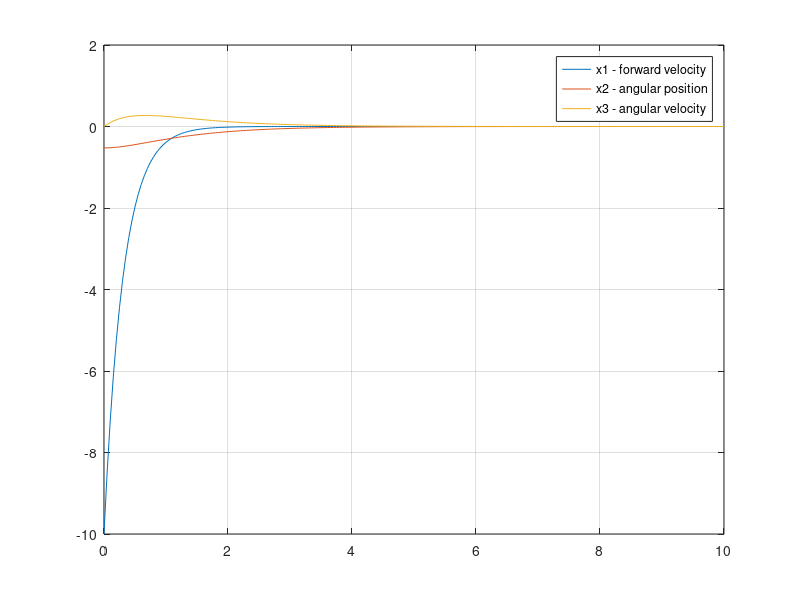

MATLAB code to generate this figure: (Note: this script raises an error after producing the figure.)
clc; clear all; close all;

%% define target
% can define target as either desired velocity and angle for the missile...
% ... or as a position in 2d space to try and hit during flight

% target location in cartesian coordinates
global xt
global yt

xt = 10;
yt = 40;

% time to hit the target
global t_hit
t_hit = 10;

% missile location in cartesian coordinates
global xm
global ym

xm = 0;
ym = 0;

global vd % desired forward velocity
global wd % desired angular position

vd = 10;
wd = 2*pi/3;

%% Iterative Solver to replace ode45

% set up dynamics for interceptor
A = [0 0 0 ;
     0 0 1 ;
     0 0 0];
B = [1 0 ;
     0 0 ;
     0 1];
X = [-vd, pi/2-wd, 0]; % initial conditions
x = X.';
dt = 0.05; % timestep size
end_time = 10;
for n = dt:dt:end_time
% define control law
u = zeros(2,1);
r = [vd; % desired forward velocity
     wd; % desired angular position
     0]; % desired angular velocity
p = [-1 -2 -3];
k = place(A,B,p);
u = -k*x;

% define results
dx = A*x + B*u;
x = x + dx*dt;
X = [X; x.'];

end
tspan = 0:dt:end_time;

figure(1)
plot(tspan,X)
legend('x1 - forward velocity','x2 - angular position','x3 - angular velocity')
grid on;

%% plot dynamics
t = 20; % how far to take data from the IC
ts = 500; % sample size
tspan = linspace(0,t,ts); % discretized time values to sample
tol = 1e-10; % universal tolerance
options = odeset('RelTol',tol,'AbsTol',[tol tol tol]); % tolerances
init_cond = [-vd, pi/2-wd, 0]; % initial conditions
[T,X] = ode45(@interceptor45,tspan,init_cond,options);
figure(2)
plot(tspan,X)
legend('x1 - forward velocity','x2 - angular position','x3 - angular velocity')
grid on;

%% define initial position and orientation for iteration

x = 0; % initial x position
y = 0; % initial y position
phi = 0; % initial angle added onto desired angle

%% iterate ode45 results through time
for n = 2:1:ts
    % X(n,1) is forward velocity
    % X(n,2) is angular position
    % X(n,3) is angular velocity
    
    % get change in time
    dt = T(n) - T(n-1);
    
    % update angular orientation
    phi = X(n,2) + wd;
    
    % update position
    x = x + (X(n,1)+vd)*cos(phi)*dt;
    y = y + (X(n,1)+vd)*sin(phi)*dt;
    
    % Calculate the trajectory to the target
    distance = sqrt((xt-x)^2+(yt-y)^2);
    direction = atan2(yt-y, xt-x);
    
    % draw the interceptor on the x-y plane
    figure(3)
    plot(x,y,'ko')
    w = 50; % window size
    axis([-w w 0 w])
    grid on
    hold on
    
    % draw the target
    figure(3)
    plot(xt,yt,'ro')
    
    % draw the desired time to impact
    timer = sprintf('%d',int8(t_hit));
    text(1.1*xt,1.1*yt,timer)
    t_hit = t_hit - dt;
    
    % Draw the distance and direction
    dist_text = sprintf('%f',distance);
    dir_text = sprintf('%f', direction);
    text(x+5, y-5, dist_text);
    text(x+5, y-10, dir_text);
    
    hold off
    
    % capture frame for movie
    F(n-1) = getframe;
    % movie(F) % to play movie
end

%% functions
function dx = interceptor45(~,x)

global vd
global wd

% set up dynamics for interceptor
A = [0 0 0 ;
     0 0 1 ;
     0 0 0];
B = [1 0 ;
     0 0 ;
     0 1];

% define control law
u = zeros(2,1);
r = [vd; % desired forward velocity
     wd; % desired angular position
     0]; % desired angular velocity
p = [-1 -2 -3];
k = place(A,B,p);
u = -k*x;

% define results
dx = A*(x-r) + B*u + A*r;
end